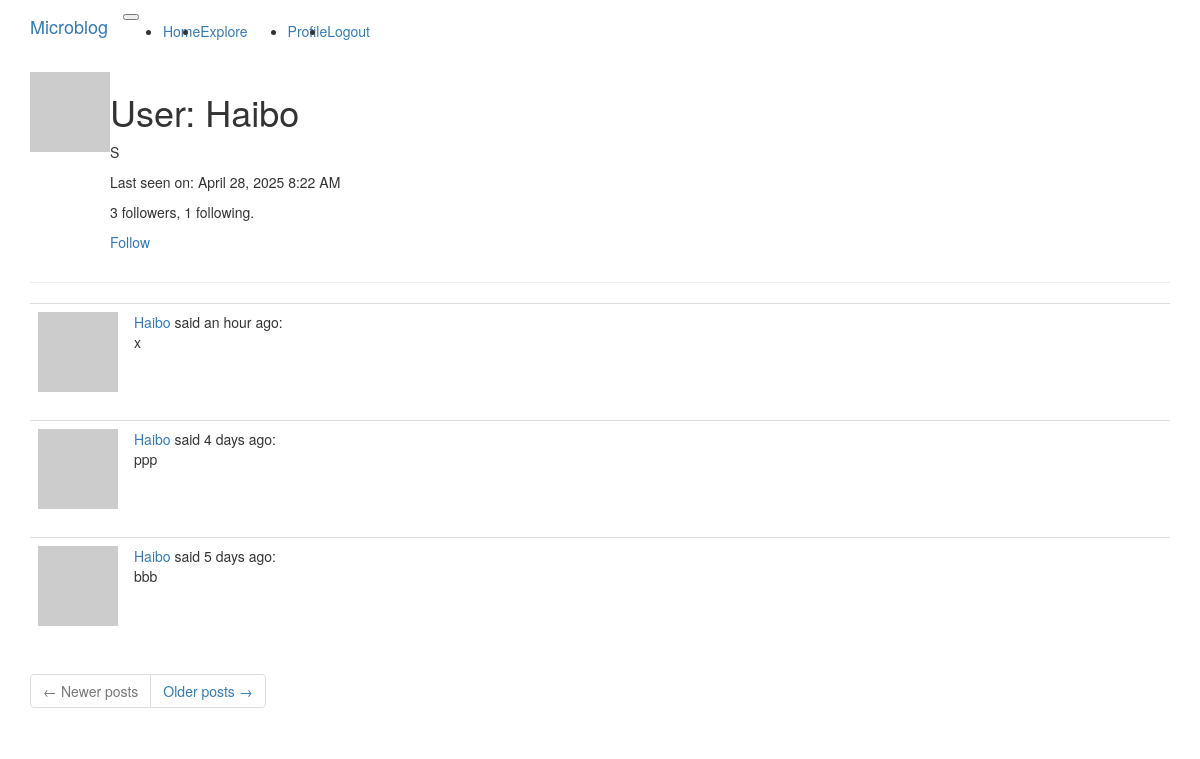
The page /user/Haibo (signed in) on the database its author committed.
### app/models.py (models this page shows, shortened)
class User(UserMixin, db.Model):
    id = db.Column(db.Integer, primary_key=True)
    username = db.Column(db.String(64), index=True, unique=True)
    email = db.Column(db.String(120), index=True, unique=True)
    password_hash = db.Column(db.String(128))
    posts = db.relationship('Post', backref='author', lazy='dynamic')
    about_me = db.Column(db.String(140))
    last_seen = db.Column(db.DateTime, default=datetime.utcnow)
    def avatar(self, size):
        digest = md5(self.email.lower().encode('utf-8')).hexdigest()
        return f'https://www.gravatar.com/avatar/{digest}?d=identicon&s={size}'
    followed = db.relationship(
        'User', secondary=followers,
        primaryjoin=(followers.c.follower_id == id),
        secondaryjoin=(followers.c.followed_id == id),
        backref=db.backref('followers', lazy='dynamic'), lazy='dynamic')
    def is_following(self, user):
        return self.followed.filter(
            followers.c.followed_id == user.id).count() > 0

class Post(db.Model):
    id = db.Column(db.Integer, primary_key=True)
    body = db.Column(db.String(140))
    timestamp = db.Column(db.DateTime, index=True, default=datetime.utcnow)
    user_id = db.Column(db.Integer, db.ForeignKey('user.id'))

### app/routes.py (the view)
@app.route('/user/<username>')
@login_required
def user(username):
    user = User.query.filter_by(username=username).first_or_404()
    page = request.args.get('page', 1, type=int)
    posts = user.posts.order_by(Post.timestamp.desc()).paginate(
        page=page, per_page=app.config['POSTS_PER_PAGE'], error_out=False)
    next_url = url_for('user', username=user.username, page=posts.next_num) \
        if posts.has_next else None
    prev_url = url_for('user', username=user.username, page=posts.prev_num) \
        if posts.has_prev else None
    return render_template('user.html', user=user, posts=posts.items,
                           next_url=next_url, prev_url=prev_url)

### app/models.py (called while the page is built)
@login.user_loader
def load_user(id):
    return User.query.get(int(id))

### app/routes.py (called while the page is built)
@app.before_request
def before_request():
    if current_user.is_authenticated:
        current_user.last_seen = datetime.utcnow()
        db.session.commit()

### app/templates/user.html
{% extends "base.html" %}
{% block app_content %}
    <table>
        <tr valign="top">
            <td><img src="{{ user.avatar(128) }}"></td>
            <td>
                <h1>User: {{ user.username }}</h1>
                {% if user.about_me %}<p>{{ user.about_me }}</p>{% endif %}
                {% if user.last_seen %}<p>Last seen on: {{ moment(user.last_seen).format('LLL') }}</p>{% endif %}
                <p>{{ user.followers.count() }} followers, {{ user.followed.count() }} following.</p>
                {% if user == current_user %}
                <p><a href="{{ url_for('edit_profile') }}">Edit your profile</a></p>
                {% elif not current_user.is_following(user) %}
                <p><a href="{{ url_for('follow', username=user.username) }}">Follow</a></p>
                {% else %}
                <p><a href="{{ url_for('unfollow', username=user.username) }}">Unfollow</a></p>
                {% endif %}
            </td>
        </tr>
    </table>
    <hr>
    {% for post in posts %}
        {% include '_post.html' %}
    {% endfor %}
    <nav aria-label="Post navigation">
        <ul class="pagination">
            <li class="page-item{% if not prev_url %} disabled{% endif %}">
                <a class="page-link" href="{{ prev_url }}">
                    <span aria-hidden="true">&larr;</span> Newer posts
                </a>
            </li>
            <li class="page-item{% if not next_url %} disabled{% endif %}">
                <a class="page-link" href="{{ next_url }}">
                    Older posts <span aria-hidden="true">&rarr;</span>
                </a>
            </li>
        </ul>
    </nav>
{% endblock %}

### app/templates/_post.html
    <table class="table table-hover">
        <tr>
            <td width="70px">
                <a href="{{ url_for('user', username=post.author.username) }}">
                    <img src="{{ post.author.avatar(70) }}" />
                </a>
            </td>
            <td>
                <a href="{{ url_for('user', username=post.author.username) }}">
                    {{ post.author.username }}
                </a>
                said {{ moment(post.timestamp).fromNow() }}:
                <br>
                {{ post.body }}
            </td>
        </tr>
    </table>

### rows shown on the page
User: username "Haibo", about_me "S", last_seen "April 28, 2025 8:22 AM"
Post: author.username "Haibo", timestamp "an hour ago", body "x"
Post: author.username "Haibo", timestamp "4 days ago", body "ppp"
Post: author.username "Haibo", timestamp "5 days ago", body "bbb"

### other values the page prints
{{ user.followers.count() }} "3"
{{ user.followed.count() }} "1"
